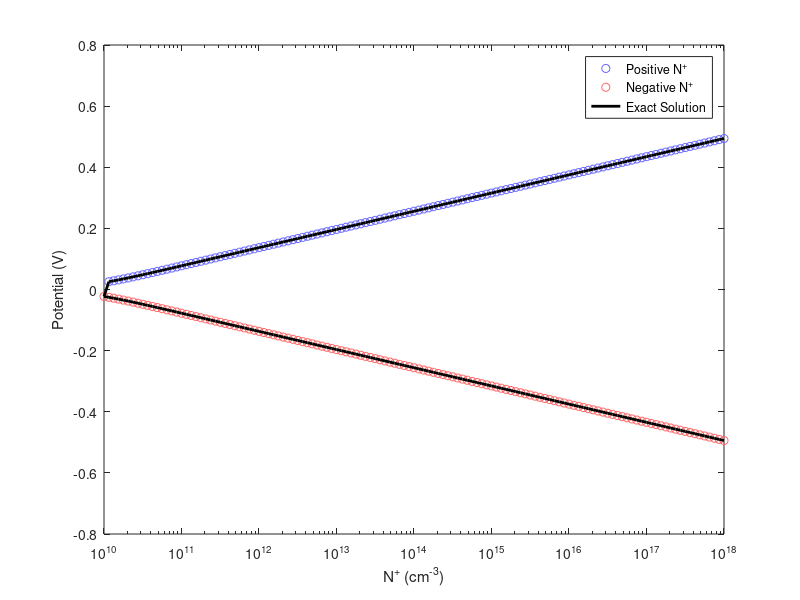
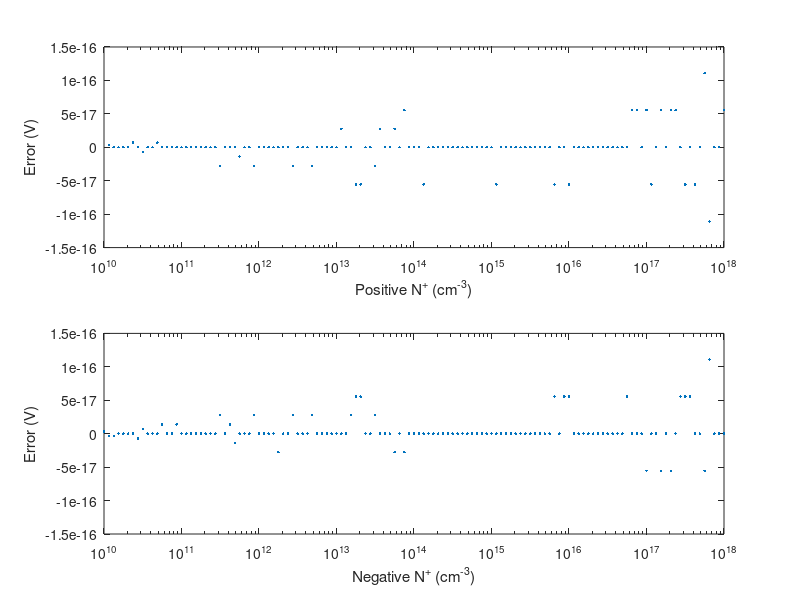

MATLAB code to generate these figures, in order:
N0 = 1e+10;%Dopant density, cm^-3
ni = 1e+10; %intrinsic carrier density of Si, cm^-3
T = 300; %Temperature, K
k_B = 8.6173303e-5;%Boltzmann constant, eV/K
VT = k_B*T; 
phi = 10;
for ii=1:257;
    for newton=1:1000
        if (ii>=1)&&(ii<=129)
            N=-N0*10^((-ii+129)/16);
        else
            N=N0*10^((ii-129)/16);
        end
        Jaco = ni*cosh(phi/VT)/VT;
        res = -N +ni* sinh(phi/VT);
        update = Jaco \ (-res);
        phi = phi + update;
    end
    a(ii,1)=N;
    a(ii,2)=phi;
    a(ii,3)=VT*asinh(N/ni);
end
figure(1)
semilogx(a(:,1),a(:,2),'o','MarkerEdgeColor',[.4 .4 1]); hold on;
semilogx(-a(:,1),a(:,2),'o','MarkerEdgeColor',[1 .4 .4]); hold on;
semilogx(abs(a(:,1)),a(:,3),'-k','LineWidth',2);
xlabel('N^+ (cm^-^3)');
ylabel('Potential (V)');
legend('Positive N^+','Negative N^+','Exact Solution') 
figure(2)
subplot(2,1,1)
semilogx(a(:,1),(a(:,2)-a(:,3)),'.')
xlabel('Positive N^+ (cm^-^3)');
ylabel('Error (V)');
subplot(2,1,2)
semilogx(-a(:,1),(a(:,2)-a(:,3)),'.')
xlabel('Negative N^+ (cm^-^3)');
ylabel('Error (V)');
